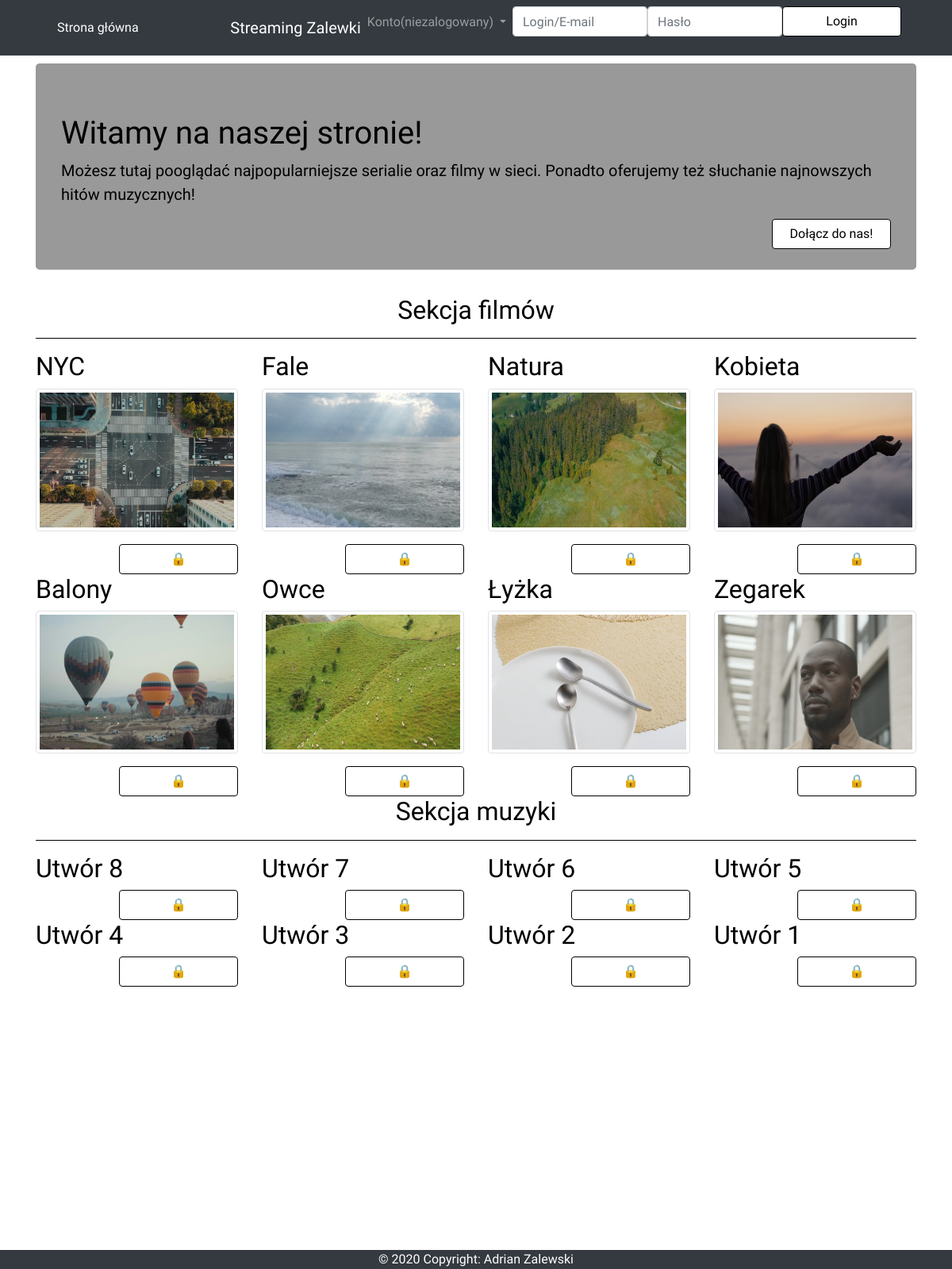
The page / on the database its author committed.
### tables this page shows
CREATE TABLE `movies` (
  `id` int(11) NOT NULL,
  `title` varchar(255) NOT NULL,
  `minsrc` varchar(255) NOT NULL,
  `vidsrc` varchar(255) NOT NULL
);

CREATE TABLE `music` (
  `id` int(11) NOT NULL,
  `title` varchar(255) NOT NULL,
  `mus` varchar(255) NOT NULL
);

### connect.php (called while the page is built, shortened)
<?php
include 'db.php';
$dbhost = 'localhost';
$dbuser = 'root';
$dbpass = '';
$dbname = 'streaming';
$db = new db($dbhost, $dbuser, $dbpass, $dbname);
?>

### db.php (called while the page is built, shortened)
<?php
class db {
    protected $connection;
	protected $query;
	public function __construct($dbhost = 'localhost', $dbuser = 'root', $dbpass = '', $dbname = '', $charset = 'utf8') {
		$this->connection = new mysqli($dbhost, $dbuser, $dbpass, $dbname);
		$this->connection->set_charset($charset);
	}
    public function query($query) {
		if ($this->query = $this->connection->prepare($query)) {
            $this->query->execute();
        } else {
            die('Unable to prepare statement (check your syntax) - ' . $this->connection->error);
        }
		return $this;
    }
	public function fetchAll() {
	    $params = array();
	    $meta = $this->query->result_metadata();
	    while ($field = $meta->fetch_field()) {
	        $params[] = &$row[$field->name];
	    }
	    call_user_func_array(array($this->query, 'bind_result'), $params);
        $result = array();
        while ($this->query->fetch()) {
            $r = array();
            foreach ($row as $key => $val) {
                $r[$key] = $val;
            }
            $result[] = $r;
        }
		return $result;
	}
}
?>

### index.php (the view, shortened to what this page needs)
<?php
include('connect.php');
require("header.php");
require 'alerts.php';
    if ((!empty($_SESSION['login'])) AND (!empty($_SESSION['password']))) {
        alert("Błąd sesji!", "Jesteś zalogowany!", "error", "Streaming Zalewki", "loggeduser/index.php");
    }else{
    require 'navbar.php';
?>
    <div class="jumbotron" style="background-color: rgba(0, 0, 0, 0.4);">
        <h1>Witamy na naszej stronie!</h1>
        <p class="lead">Możesz tutaj pooglądać najpopularniejsze serialie oraz filmy w sieci. Ponadto oferujemy też słuchanie najnowszych hitów muzycznych! </p>
        <p><a href = "register.php" ><button type="submit" class="btn float-right login_btn" style="">Dołącz do nas!</button></a></p>
    </div>
<?php
 echo '<h2 class="text-center">Sekcja filmów</h2>';
 echo '<hr style="background-color: black">';
 $movies = $db->query('SELECT * FROM movies ORDER BY id DESC')->FetchAll();
 echo '<div class="row">';
 foreach($movies as $row){
     $title = $row['title'];
     $minsrc = $row['minsrc'];
     echo '<div class="col-md-6 col-lg-4 col-xl-3">';
     echo "<h2> $title </h2>";
     echo "<p><img src='$minsrc' alt='...' class='img-thumbnail'></p>";
     echo'<p><a href = "register.php" ><button type="submit" class="btn float-right login_btn" style="">🔒</button></a></p></div>';
 }
 echo '</div>';
 $music = $db->query('SELECT * FROM music ORDER BY id DESC')->FetchAll();
	echo '<h2 class="text-center">Sekcja muzyki</h2>';
	echo '<hr style="background-color: black">';
	 echo '<div class="row">';
 foreach($music as $row){
     $title = $row['title'];
     echo '<div class="col-md-6 col-lg-4 col-xl-3">';
     echo "<h2> $title </h2>";
     echo'<p><a href = "register.php" ><button type="submit" class="btn float-right login_btn" style="">🔒</button></a></p></div>';
 }
 echo '</div>';
?>
</div>
<div class="container pt-5">
</div>
<?php
require("footer.php");
 }
?>

### header.php (shortened to what this page needs)
<html>
    <head>
        <link rel="stylesheet" href="css/bootstrap.css">
        <link rel="stylesheet" href="css/login.css">
        <link rel="stylesheet" href="https://use.fontawesome.com/releases/v5.3.1/css/all.css">
        <link href="https://cdnjs.cloudflare.com/ajax/libs/sweetalert/1.1.3/sweetalert.css" rel="stylesheet" />
    </head>
    <body>
		<div class="container pt-5 pb-5">

### navbar.php
<?php
echo '<nav class="navbar navbar-expand-md navbar-dark bg-dark fixed-top">
    <div class="navbar-collapse collapse w-100 order-1 order-md-0 dual-collapse2">
    <ul class="navbar-nav ml-5">
      <li class="nav-item active">
        <a class="nav-link" href="index.php">Strona główna<span class="sr-only">Nowości</span></a>
      </li>
        </ul>
    </div>
    <div class="mx-auto order-0">
        <a class="navbar-brand mx-auto" href="index.php">Streaming Zalewki</a>
        <button class="navbar-toggler" type="button" data-toggle="collapse" data-target=".dual-collapse2">
            <span class="navbar-toggler-icon"></span>
        </button>';
$check = $_SERVER['REQUEST_URI'];
if ($check == '/Streaming/login.php' || $check == '/Streaming/register.php'){
echo '</div>
    <div class="navbar-collapse collapse w-100 order-3 dual-collapse2">
        <ul class="navbar-nav ml-auto">
        <li class="nav-item dropdown">
       <a class="nav-link dropdown-toggle" href="#" id="navbarDropdownMenuLink" data-toggle="dropdown" aria-haspopup="true" aria-expanded="false">
          Konto (niezalogowany)
      </a>
        <div class="dropdown-menu" aria-labelledby="navbarDropdownMenuLink">
          <a class="dropdown-item" href="login.php">Zaloguj</a>
          <a class="dropdown-item" href="register.php">Zarejestruj</a>
        </div>
      </li>
  </div>
        </ul>
    </div>
</nav>';
}else{
    echo'</div>
    <div class="navbar-collapse collapse w-100 order-3 dual-collapse2">
        <ul class="navbar-nav ml-auto mr-5">
            <li class="nav-item dropdown">
       <a class="nav-link dropdown-toggle" href="#" id="navbarDropdownMenuLink" data-toggle="dropdown" aria-haspopup="true" aria-expanded="false">
          Konto(niezalogowany)
      </a>
        <div class="dropdown-menu" aria-labelledby="navbarDropdownMenuLink">
          <a class="dropdown-item" href="login.php">Zaloguj</a>
          <a class="dropdown-item" href="register.php">Zarejestruj</a>
        </div>
      </li>
        <form method="POST" action="logscript.php">
            <ul class="navbar-nav">
                <li class="nav-item">
        <input type="text" placeholder="Login/E-mail" name="login" class="form-control">
                </li>
            <li class="nav-item">
        <input type="password" placeholder="Hasło" name="password" class="form-control">
        </li>
        <li class="nav-item">
        <button type="submit" class="btn float-right login_btn" style="">Login</button>
        </li>
        </ul>
        </form>
    </div>
</nav>';
}
?>

### footer.php
    <footer class="footer mt-atuo fixed-bottom bg-dark mt-5">
  <div class="text-center" style="color: white;">© 2020 Copyright:
    <a href="http://facebook.com/zalewaaaa" style="color: white;"> Adrian Zalewski</a>
  </div>
    </footer>
</body>
</html>

### css/login.css (style rules this page uses)
html,body { background-size: cover; background-repeat: no-repeat; height: 100%; font-family: 'Numans', sans-serif; }
.container { height: 100%; align-content: center; }
.login_btn { color: black; background-color: white; width: 150px; border: solid black 1px; }

### rows shown on the page
movies: title "NYC", minsrc (picture)
movies: title "Fale", minsrc (picture)
movies: title "Natura", minsrc (picture)
movies: title "Kobieta", minsrc (picture)
movies: title "Balony", minsrc (picture)
movies: title "Owce", minsrc (picture)
movies: title "Łyżka", minsrc (picture)
movies: title "Zegarek", minsrc (picture)
music: title "Utwór 8"
music: title "Utwór 7"
music: title "Utwór 6"
music: title "Utwór 5"
music: title "Utwór 4"
music: title "Utwór 3"
music: title "Utwór 2"
music: title "Utwór 1"
